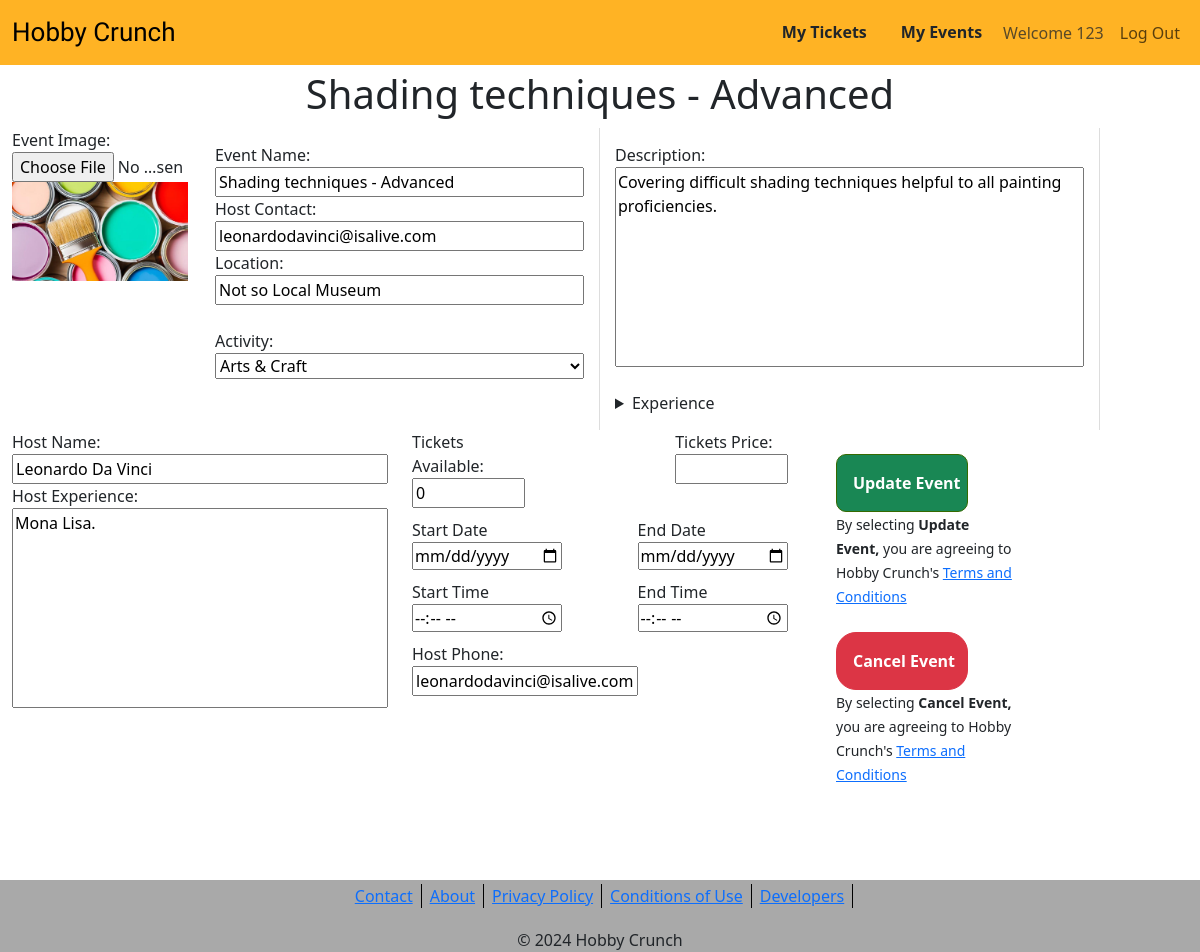
/create?event_id=6 (signed in), run on an earlier commit of the app's database.
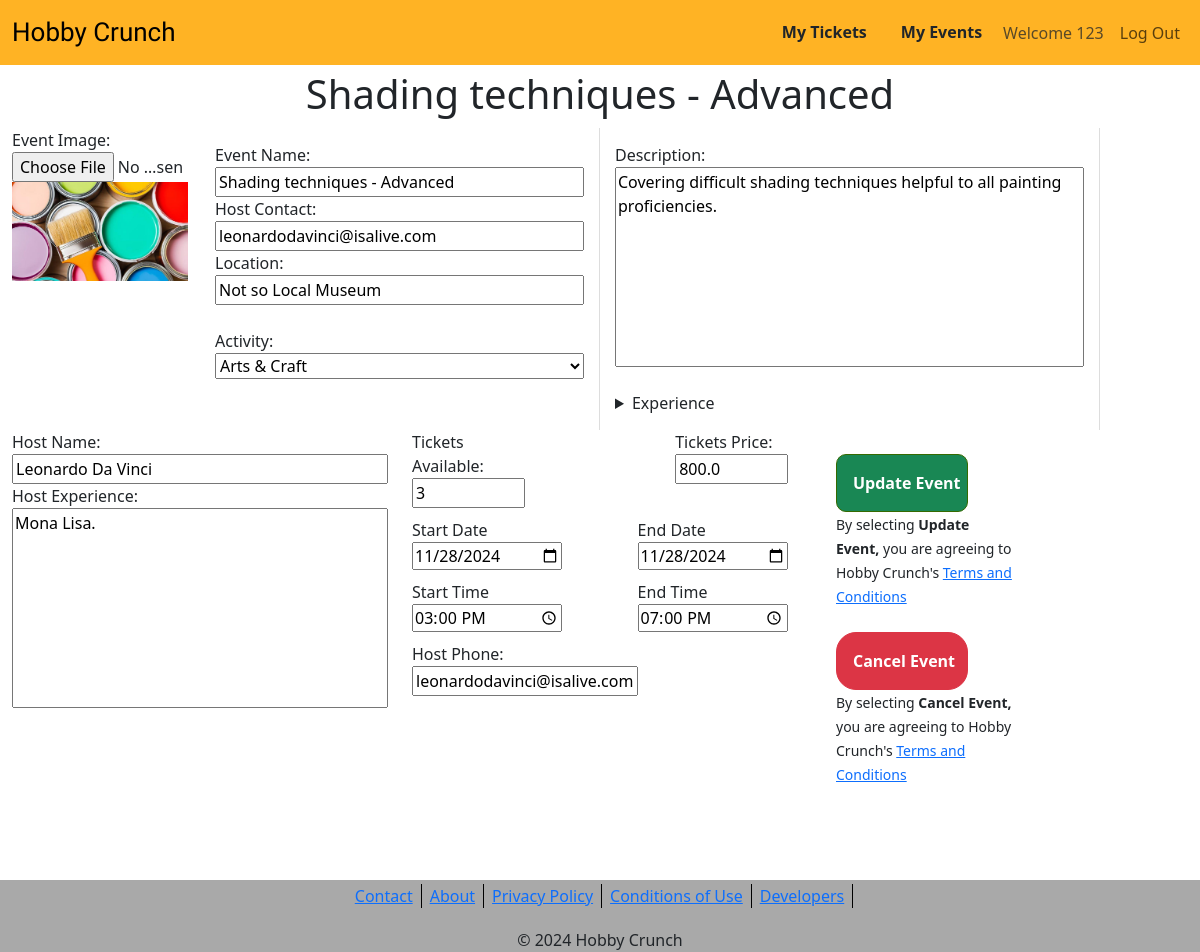
And on a later commit of the database.
### website/models.py (models this page shows, shortened)
class Event(db.Model,UserMixin):
    __tablename__ = 'events'
    id = db.Column(db.Integer, primary_key=True)
    name = db.Column(db.String(80), nullable=False)
    description = db.Column(db.String(200), nullable=False)
    image = db.Column(db.String(400))
    location = db.Column(db.String(100), nullable=False)
    activity = db.Column(db.String(30), nullable=False)
    host_name = db.Column(db.String(100), nullable=False)
    host_experience = db.Column(db.String(200))
    host_phone = db.Column(db.String(200))
    host_contact = db.Column(db.String(100), nullable=False)
    experience_required = db.Column(db.String(100), nullable=False)
    comments = db.relationship('Comment', backref='event', lazy='dynamic')
    tickets = db.relationship('Ticket', backref='event')
    status = db.relationship('Status', backref='event')
    host_id = db.Column(db.Integer, db.ForeignKey('users.id'))

class Ticket(db.Model):
    __tablename__ = 'tickets'
    id = db.Column(db.Integer, primary_key=True)
    price = db.Column(db.Float(10), index=True, nullable=False)
    start_date = db.Column(db.Date, nullable=False)
    end_date = db.Column(db.Date, nullable=False)
    start_time = db.Column(db.Time, nullable=False)
    end_time = db.Column(db.Time, nullable=False)
    event_id = db.Column(db.Integer, db.ForeignKey('events.id'), nullable=False)
    user_id = db.Column(db.Integer, db.ForeignKey('users.id'))
    order_id = db.Column(db.Integer, db.ForeignKey('orders.id'))

### website/views.py (the view, shortened to what this page needs)
@mainbp.route('/create', methods=['GET', 'POST'])
@login_required
def create():
  event_id = request.args.get('event_id')
  show_event = db.session.scalar(db.select(Event).where(Event.id == event_id))
  show_tickets = db.session.scalars(db.select(Ticket).where(Ticket.event_id == event_id, Ticket.user_id == None)).all()
  show_status = db.session.scalar(db.select(Status).where(Status.event_id == event_id))
  form = EventForm()
  if show_tickets: # if there are tickets, prefill the tickets in form
    form.start_date.data = show_tickets[0].start_date
    form.end_date.data = show_tickets[0].end_date
    form.start_time.data = show_tickets[0].start_time
    form.end_time.data = show_tickets[0].end_time
    form.tickets_price.data = show_tickets[0].price
  if show_event: # if there is an event, prefill the event in form
    form.name.data = show_event.name
    form.description.data = show_event.description
    form.location.data = show_event.location
    form.activity.data = show_event.activity
    form.host_name.data = show_event.host_name
    form.host_experience.data = show_event.host_experience
    form.host_contact.data = show_event.host_contact
    form.image.data = show_event.image
    form.tickets_available.data = show_status.available_tickets
    form.host_phone.data = show_event.host_contact
    if show_event and show_event.experience_required: # prefill the experience levels in form
      form.experience_required.data = show_event.experience_required.split(', ')
    else:
      form.experience_required.data = []
  print('Method type: ', request.method)
  return render_template('hobbies/createevent.html', form=form)

### website/__init__.py (called while the page is built)
def create_app():
    app = Flask(__name__)  # this is the name of the module/package that is calling this app
    app.debug = True
    app.secret_key = 'somesecretkey'
    app.config['SQLALCHEMY_DATABASE_URI'] = 'sqlite:///sitedata.sqlite'
    db.init_app(app)
    UPLOAD_FOLDER = '/static/image'
    app.config['UPLOAD_FOLDER'] = UPLOAD_FOLDER
    csrf = CSRFProtect()
    csrf.init_app(app)
    Bootstrap(app)
    login_manager = LoginManager()
    login_manager.login_view = 'auth.login'
    login_manager.init_app(app)
    from .models import User
    @login_manager.user_loader
    def load_user(user_id):
       return db.session.scalar(db.select(User).where(User.id==user_id))
    from . import views
    app.register_blueprint(views.mainbp)
    from . import auth
    app.register_blueprint(auth.authbp)
    from . import events
    app.register_blueprint(events.eventbp)
    return app

### website/templates/hobbies/createevent.html (shortened to what the changed rows need)
{% extends 'base.html' %}
{% from "bootstrap5/form.html" import render_form %}
{% block content %}
<main style="margin-top: 70px;">
    <form method="post" action="{{ url_for('main.create')}}" enctype="multipart/form-data">
    {% if request.args.get('event_id') %}
        <h1 style="text-align: center;">{{ form.name.data }}</h1>
    {% else %}
        <h1 style="text-align: center;">Create Event</h1>
    {% endif %}
    <div class="container-fluid" style="margin-top: 10px; margin-bottom: 10px;">
        <div class="row">
            <div class="col-md-2 col-12">
                <div class="row">
                    {{ form.image() }}
                    {% if form.image.data %}
                        <img src="{{ form.image.data }}" alt="event picture">
                        {% endif %}
                </div>
            </div>
            <div class="col-4 grid-item">
                    <div class="group">
                        {{ form.name.label }}
                        {{ form.name() }}
                    </div>
                    <div class="group">
                        {{ form.host_contact.label }}
                        {{ form.host_contact() }}
                    </div>
                    <div class="group">
                        {{ form.location.label }}
                        {{ form.location() }}
                        <br>
                    </div>
                    <div class="group">
                        {{ form.activity.label }}
                        {{ form.activity() }}
                    </div>
            </div>
            <div class="col-5 grid-item">
                <div class="group">
                    {{ form.description.label }}
                    {{ form.description }}
                </div>
                <br>
            </div>
        </div>
        <div class="row">
            <div class="col-md-4 col-12">
                <div class="group">
                    {{ form.host_name.label }}
                    {{ form.host_name() }}
                </div>
                <div class="group">
                    {{ form.host_experience.label }}
                    {{ form.host_experience() }}
                </div>
            </div>
            <div class="col-md-4 col-12">
                <div class="row">
                    <div class="form-row">
                        <div class="group" style="width: 30%;">
                            {{ form.tickets_available.label }}
                            {{ form.tickets_available() }}
                        </div>
                        <div class="group" style="width: 30%;">
                            {{ form.tickets_price.label }}
                            {{ form.tickets_price() }}
                        </div>
                    </div>
                </div>
                <div class="row">
                    <div class="form-row">
                        <div class="group" style="width: 40%;">
                            {{ form.start_date.label }}
                            {{ form.start_date(id="sDate") }}
                        </div>
                        <div class="group" style="width: 40%;">
                            {{ form.end_date.label }}
                            {{ form.end_date(id="eDate") }}
                        </div>
                    </div>
                </div>
                <div class="row">
                    <div class="form-row">
                        <div class="group" style="width: 40%;">
                            {{ form.start_time.label }}
                            {{ form.start_time(id="sTime") }}
                        </div>
                        <div class="group" style="width: 40%;">
                            {{ form.end_time.label }}
                            {{ form.end_time(id="eTime") }}
                        </div>
                    </div>
                </div>
                <div class="row">
                    <div class="form-row">
                        <div class="group" style="width: 60%;">
                            {{ form.host_phone.label }}
                            {{ form.host_phone() }}
                        </div>
                    </div>
                </div>
            </div>
        </div>
    </div>
    </form>
</main>
{% endblock %}

What changed in the data, as far as the page shows it:
changed Event "Shading techniques - Advanced": host_phone "leonardodavinci@isalive.com" → (not shown)
added Ticket: start_date "11/28/2024", end_date "11/28/2024", start_time "15:00", end_time "19:00"
Also different on the page:
form field tickets_available: "0" → "3"
form field tickets_price: (not shown) → "800.0"
form field host_phone: (not shown) → "leonardodavinci@isalive.com"
